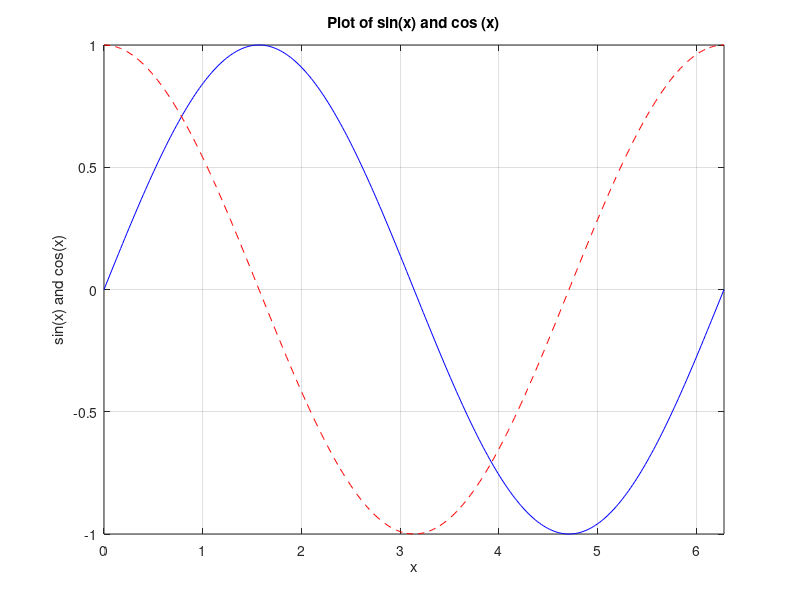

Reproduce this figure in MATLAB.
x=linspace(0,2*pi,300);
y1=sin(x);
y2=cos(x);
plot(x,y1,'b-')
hold on
plot(x,y2,'r--')
grid on
axis([0 2*pi -1 1])
hold on
ylabel ('sin(x) and cos(x)')
xlabel ('x')
title ('Plot of sin(x) and cos (x)')